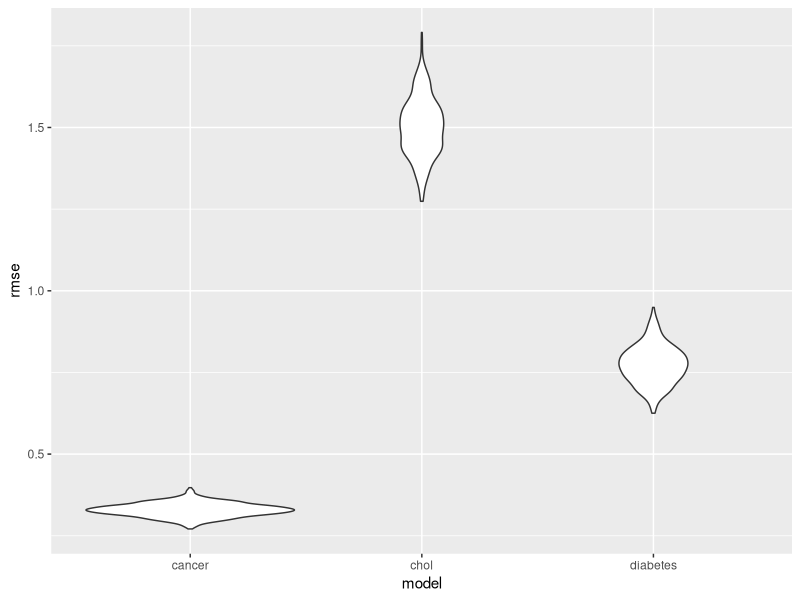

Write the R code that produced this figure.
## ---- chunk 1
knitr::opts_chunk$set(echo = TRUE)
library(tidyverse)
library(modelr)
library(purrr)
## ---- chunk 2
cdc_df = read_csv("./data/cdc_df.csv")
## ---- chunk 3
bp_full_mod = lm(BPHIGH_AdjPrev ~ COREM_AdjPrev + COREW_AdjPrev + DENTAL_AdjPrev + LPA_AdjPrev + MAMMOUSE_AdjPrev + PAPTEST_AdjPrev + CHECKUP_AdjPrev + CHOLSCREEN_AdjPrev + COLON_SCREEN_AdjPrev, data = cdc_df)
summary(bp_full_mod)
bp_minus_1 = update(bp_full_mod, . ~ . -COREM_AdjPrev)
summary(bp_minus_1)
bp_minus_2 = update(bp_minus_1, . ~ . -CHOLSCREEN_AdjPrev)
summary(bp_minus_2)

bp_stepwise = step(bp_full_mod)
summary(bp_stepwise)

cancer_full_mod = lm(CANCER_AdjPrev ~ COREM_AdjPrev + COREW_AdjPrev + DENTAL_AdjPrev + LPA_AdjPrev + MAMMOUSE_AdjPrev + PAPTEST_AdjPrev + CHECKUP_AdjPrev + CHOLSCREEN_AdjPrev + COLON_SCREEN_AdjPrev, data = cdc_df)
summary(cancer_full_mod)
cancer_minus_1 = update(cancer_full_mod, . ~ . -COREW_AdjPrev)
summary(cancer_minus_1)
cancer_minus_2 = update(cancer_minus_1, . ~ . -LPA_AdjPrev)
summary(cancer_minus_2)
cancer_minus_3 = update(cancer_minus_2, . ~ . -CHOLSCREEN_AdjPrev)
summary(cancer_minus_3)
cancer_minus_4 = update(cancer_minus_3, . ~ . -PAPTEST_AdjPrev)
summary(cancer_minus_4)
cancer_step = step(cancer_full_mod)
summary(cancer_step)

chd_full_mod = lm(CHD_AdjPrev ~ COREM_AdjPrev + COREW_AdjPrev + DENTAL_AdjPrev + LPA_AdjPrev + MAMMOUSE_AdjPrev + PAPTEST_AdjPrev + CHECKUP_AdjPrev + CHOLSCREEN_AdjPrev + COLON_SCREEN_AdjPrev, data = cdc_df)
summary(chd_full_mod)
chd_step = step(chd_full_mod)
summary(chd_step)


copd_full_mod = lm(COPD_AdjPrev ~ COREM_AdjPrev + COREW_AdjPrev + DENTAL_AdjPrev + LPA_AdjPrev + MAMMOUSE_AdjPrev + PAPTEST_AdjPrev + CHECKUP_AdjPrev + CHOLSCREEN_AdjPrev + COLON_SCREEN_AdjPrev, data = cdc_df)
summary(copd_full_mod)
copd_minus_1 = update(copd_full_mod, . ~ . -CHOLSCREEN_AdjPrev)
summary(copd_minus_1)
copd_minus_2 = update(copd_minus_1, . ~ . -PAPTEST_AdjPrev)
summary(copd_minus_2)
copd_minus_3 = update(copd_minus_2, . ~ . -COREM_AdjPrev)
summary(copd_minus_3)
copd_step = step(copd_full_mod)
summary(copd_step)


diab_full_mod = lm(DIABETES_AdjPrev ~ COREM_AdjPrev + COREW_AdjPrev + DENTAL_AdjPrev + LPA_AdjPrev + MAMMOUSE_AdjPrev + PAPTEST_AdjPrev + CHECKUP_AdjPrev + CHOLSCREEN_AdjPrev + COLON_SCREEN_AdjPrev, data = cdc_df)
summary(diab_full_mod)
diab_minus_1 = update(diab_full_mod, . ~ . -COLON_SCREEN_AdjPrev)
summary(diab_minus_1)
diab_minus_2 = update(diab_minus_1, . ~ . -PAPTEST_AdjPrev)
summary(diab_minus_2)
diab_minus_3 = update(diab_minus_2, . ~ . -COREM_AdjPrev)
summary(diab_minus_3)

diab_step = step(diab_full_mod)
summary(diab_step)

chol_full_mod = lm(HIGHCHOL_AdjPrev ~ COREM_AdjPrev + COREW_AdjPrev + DENTAL_AdjPrev + LPA_AdjPrev + MAMMOUSE_AdjPrev + PAPTEST_AdjPrev + CHECKUP_AdjPrev + CHOLSCREEN_AdjPrev + COLON_SCREEN_AdjPrev, data = cdc_df)
summary(chol_full_mod)
chol_minus_1 = update(chol_full_mod, . ~ . -CHOLSCREEN_AdjPrev) #the first thing I took out!
summary(chol_minus_1)
chol_minus_2 = update(chol_minus_1, . ~ . -COREW_AdjPrev)
summary(chol_minus_2)
chol_minus_3 = update(chol_minus_2, . ~ . -COREM_AdjPrev)
summary(chol_minus_3)
chol_minus_4 = update(chol_minus_3, . ~ . -MAMMOUSE_AdjPrev)
summary(chol_minus_4)
chol_minus_5 = update(chol_minus_4, . ~ . -PAPTEST_AdjPrev)
summary(chol_minus_5)

chol_step = step(chol_full_mod)
summary(chol_step) # same model for both

obes_full_mod = lm(OBESITY_AdjPrev ~ COREM_AdjPrev + COREW_AdjPrev + DENTAL_AdjPrev + LPA_AdjPrev + MAMMOUSE_AdjPrev + PAPTEST_AdjPrev + CHECKUP_AdjPrev + CHOLSCREEN_AdjPrev + COLON_SCREEN_AdjPrev, data = cdc_df)
summary(obes_full_mod)
obes_minus_1 = update(obes_full_mod, . ~ . -COREW_AdjPrev)
summary(obes_minus_1)

obes_step = step(obes_full_mod)
summary(obes_step) # this is also the same now

phlth_full_mod = lm(PHLTH_AdjPrev ~ COREM_AdjPrev + COREW_AdjPrev + DENTAL_AdjPrev + LPA_AdjPrev + MAMMOUSE_AdjPrev + PAPTEST_AdjPrev + CHECKUP_AdjPrev + CHOLSCREEN_AdjPrev + COLON_SCREEN_AdjPrev, data = cdc_df)
summary(phlth_full_mod)
phlth_minus_1 = update(phlth_full_mod, . ~ . -MAMMOUSE_AdjPrev)
summary(phlth_minus_1)

phlth_step = step(phlth_full_mod)
summary(phlth_step) # same

stroke_full_mod = lm(STROKE_AdjPrev ~ COREM_AdjPrev + COREW_AdjPrev + DENTAL_AdjPrev + LPA_AdjPrev + MAMMOUSE_AdjPrev + PAPTEST_AdjPrev + CHECKUP_AdjPrev + CHOLSCREEN_AdjPrev + COLON_SCREEN_AdjPrev, data = cdc_df)
summary(stroke_full_mod)
stroke_minus_1 = update(stroke_full_mod, . ~ . -COREM_AdjPrev)
summary(stroke_minus_1)

stroke_step = step(stroke_full_mod)
summary(stroke_step) #same
## ---- chunk 4
cv_df =
  crossv_mc(cdc_df, 500) %>% 
  mutate(train = map(train, as_tibble),
         test = map(test, as_tibble))

cv_df = 
  cv_df %>% 
  mutate(cancer_minus_4 = map(train, ~lm(CANCER_AdjPrev ~ COREM_AdjPrev + DENTAL_AdjPrev + MAMMOUSE_AdjPrev + CHECKUP_AdjPrev + COLON_SCREEN_AdjPrev, data = .x)),
         chol_minus_5   = map(train, ~lm(HIGHCHOL_AdjPrev ~ DENTAL_AdjPrev + LPA_AdjPrev + CHECKUP_AdjPrev + COLON_SCREEN_AdjPrev, data = .x)),
         diab_minus_3   = map(train, ~lm(DIABETES_AdjPrev ~ COREW_AdjPrev + DENTAL_AdjPrev + LPA_AdjPrev + MAMMOUSE_AdjPrev + CHECKUP_AdjPrev + CHOLSCREEN_AdjPrev, data = .x))) %>% 
  mutate(rmse_cancer    = map2_dbl(cancer_minus_4, test, ~rmse(model = .x, data = .y)),
         rmse_chol      = map2_dbl(chol_minus_5, test, ~rmse(model = .x, data = .y)),
         rmse_diabetes  = map2_dbl(diab_minus_3, test, ~rmse(model = .x, data = .y)))

cv_df %>% 
  select(starts_with("rmse")) %>% 
  gather(key = model, value = rmse) %>% 
  mutate(model = str_replace(model, "rmse_", ""), 
         model = fct_inorder(model)) %>% 
  ggplot(aes(x = model, y = rmse)) + geom_violin()
